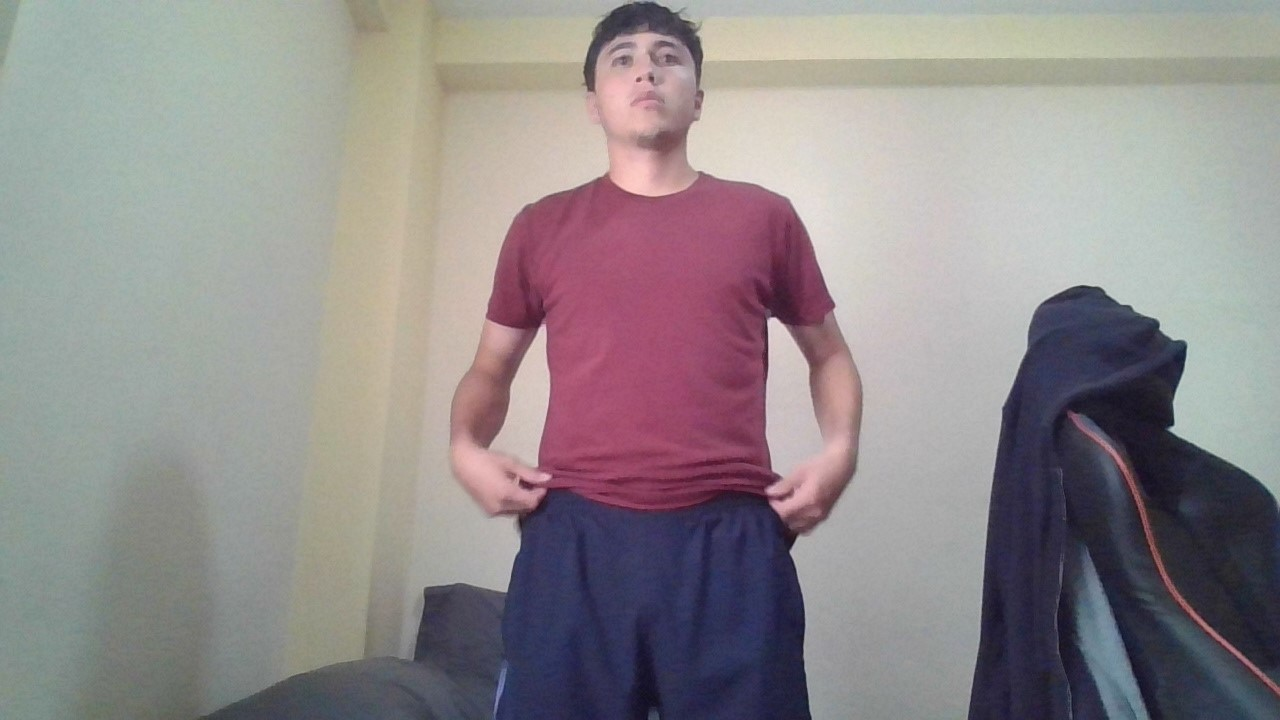
%> input picture proyecto-inteligencia-artificial/application/images/yo.jpg, 1280 x 720 px
$ octave ideas.m   (GNU Octave 9; MATLAB toolbox functions it lacks are replaced by stand-ins)
%> lines starting %> are read from the running program, lines starting %| are printed output that depends on the picture; in (x1, y1, x2, y2) boxes, pixels count from 0 and x2, y2 are one past the last pixel; in counts of white or black regions, pixels touching at a corner belong together; the program's own positions count from 1
%%
% Region props para separa areas grandes y evaluar esas  areas grandes con
% con quadtree
%%

clc; clear; close all;


img = imread('images\yo.jpg');
%> img is the input picture: size 720x1280x3 uint8; mean R, G, B 145.2, 138.9, 140.3

img = imresize(img, 0.25);
%> img: size 180x320x3 uint8

gray_img = rgb2gray(img);
bin_img = imbinarize(gray_img);
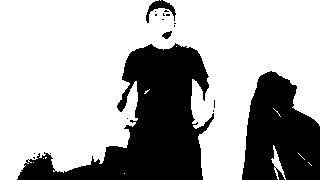
%> bin_img: size 180x320 logical; 68.7% white; 18 black regions (14 under 20 px), largest, box (x1, y1, x2, y2) and area: (17, 43, 214, 180) 11476, (242, 71, 320, 180) 6214, (146, 0, 176, 23) 229, (162, 31, 172, 39) 48
bin_img = im2bw(gray_img);
%> bin_img: size 180x320 logical; 67.4% white; 14 black regions (10 under 20 px), largest, box (x1, y1, x2, y2) and area: (14, 43, 215, 180) 12132, (242, 71, 320, 180) 6294, (146, 0, 176, 27) 243, (160, 29, 174, 40) 64
x = edge(gray_img, 'canny');
%> x: size 180x320 logical; 3% white in thin lines or dots, all inside (x1, y1, x2, y2) = (49, 1, 319, 179)
figure;
imshow(bin_img);

mask = bwconvhull(x,"objects");
%> mask: size 180x320 logical; 23.5% white; 4 white regions (1 under 20 px), largest, box (x1, y1, x2, y2) and area: (93, 1, 217, 179) 7716, (242, 71, 319, 179) 5409, (49, 149, 93, 179) 386
%imshow(mask);

%%
bi=gray_img<255;
%> bi: size 180x320 logical; every value is 1
bi = ~bin_img;
% subplot(2,2,1);
imshow(bi);

% [a,b]=bwlabel(bi,8);
% disp(b);
detected_edge=edge(gray_img,'canny', 0.2);
%> detected_edge: size 180x320 logical; 3.5% white in thin lines or dots, all inside (x1, y1, x2, y2) = (48, 1, 319, 179)
% subplot(2,2,2);
imshow(detected_edge);

edges=imclose(detected_edge,strel('disk',3));
%> edges: size 180x320 logical; 5.4% white; 6 white regions, box (x1, y1, x2, y2) and area: (48, 1, 319, 179) 2307, (242, 71, 319, 179) 553, (269, 137, 287, 179) 116, (122, 152, 128, 179) 67, (162, 158, 166, 179) 28, (167, 113, 188, 117) 24
% subplot(2,2,3);
imshow(edges);

%%
binary_operation=bwareaopen(bitxor(bi,edges),50);
%> binary_operation: size 180x320 logical; 32.7% white; 2 white regions
% subplot(2,2,4);
imshow(binary_operation);

props = regionprops(binary_operation,'BoundingBox', 'Area');
%> props = 2 regions; box (x1, y1, x2, y2) and Area: (14, 1, 319, 180) 13058, (242, 71, 320, 180) 5777
imshow(binary_operation);
hold on
for i = 1: length(props)
    rectangle('Position',props(i).BoundingBox,'EdgeColor', 'r' );
end
%> this loop made 2 passes
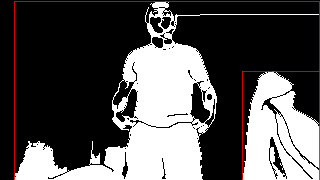
%> figure redrawn from the program's plot data
hold off


[aa,b]=bwlabel(binary_operation,8);
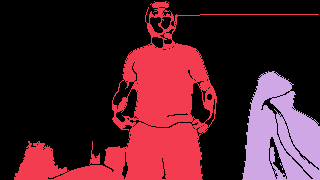
%> aa: size 180x320 double; 3 distinct labels, from 0 to 2; one colour per label, 0 black
%> b = 2
disp(b);
%| 2

[B, L] = bwboundaries(binary_operation); % Rastrea los bordes exteriores de cada objeto
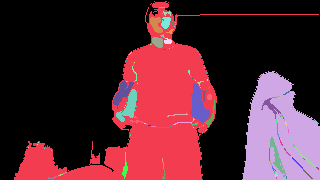
%> L: size 180x320 double; 166 distinct labels, from 0 to 165; one colour per label, 0 black
%> B = 165 boundaries; largest, box (x1, y1, x2, y2) and points: (14, 1, 319, 180) 1288, (242, 71, 320, 180) 370, (190, 83, 210, 123) 91, (270, 137, 286, 177) 90, (116, 89, 137, 122) 88
imshow(label2rgb(L, @jet, [.5 .5 .5]));
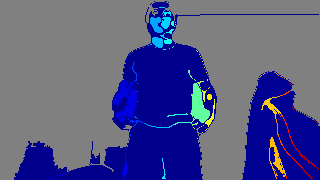
%> displayed picture: size 180x320x3, on the screen's scale of 0 to 255; mean R, G, B 84.5, 86.7, 133.6
hold on

for k = 1: length(B) boundary = B{k};
    plot(boundary(:, 2), boundary(:,1), 'w', 'LineWidth', 2)
end
%> this loop made 165 passes
%> boundary on passes 3 to 5: [148 29; 148 29], [145 38; 145 38], [143 39; 143 39]
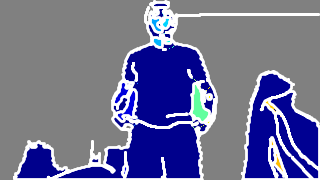
%> figure redrawn from the program's plot data

%%
clc; close all;
bw = binary_operation;
bw = bwareaopen(bw,100,4);
%> bw: size 180x320 logical; 32.3% white; 2 white regions, box (x1, y1, x2, y2) and area: (14, 1, 319, 180) 12866, (242, 71, 320, 180) 5741
imshow(bw)
se = strel('disk',2);
bw = imclose(x,se);
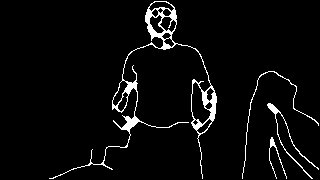
%> bw: size 180x320 logical; 4.2% white; 4 white regions, box (x1, y1, x2, y2) and area: (49, 1, 217, 179) 1827, (267, 103, 319, 179) 251, (242, 71, 319, 179) 218, (269, 137, 287, 179) 114
imshow(~bw)

%%
clc; close all;

BW = ~bw;
%> (the run ends here)

$ run again, with proyecto-inteligencia-artificial/application/images/2.jpg copied over proyecto-inteligencia-artificial/application/images/yo.jpg
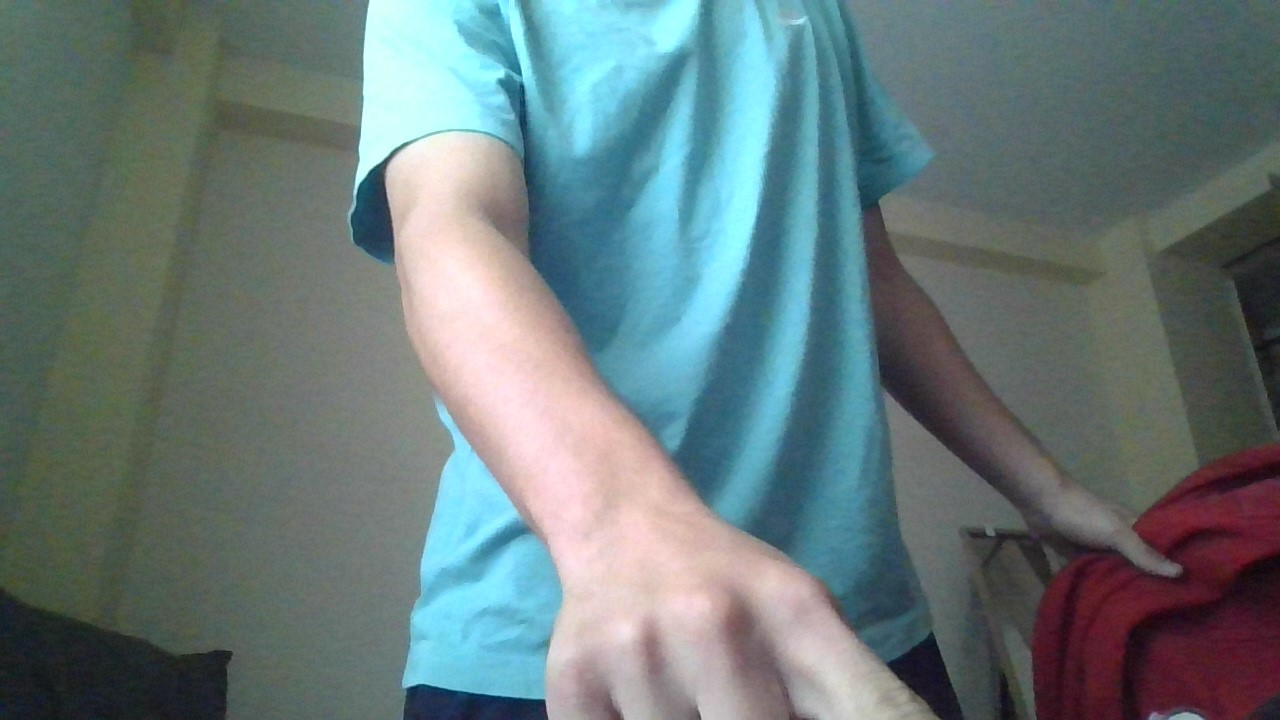
%> input picture proyecto-inteligencia-artificial/application/images/2.jpg, 1280 x 720 px
%> img is the input picture: size 720x1280x3 uint8; mean R, G, B 104, 121.1, 122
%> img: size 180x320x3 uint8
%> x: size 180x320 logical; 6.1% white in thin lines or dots
%> mask: size 180x320 logical; 36.7% white; 27 white regions (6 under 20 px), largest, box (x1, y1, x2, y2) and area: (88, 1, 241, 179) 10464, (209, 1, 319, 144) 6954, (134, 1, 175, 39) 979
%> detected_edge: size 180x320 logical; 5.6% white in thin lines or dots
%> edges: size 180x320 logical; 8.7% white; 17 white regions (7 under 20 px), largest, box (x1, y1, x2, y2) and area: (114, 1, 319, 179) 3463, (88, 1, 141, 179) 890, (246, 157, 260, 179) 164
%> binary_operation: size 180x320 logical; 71.7% white; 43 black regions (36 under 20 px)
%> props = 6 regions; box (x1, y1, x2, y2) and Area: (114, 0, 320, 180) 22654, (0, 0, 141, 180) 17903, (180, 146, 210, 180) 396, (119, 36, 135, 63) 144, (152, 155, 176, 180) 111, (143, 163, 156, 180) 85
%> the loop `for i = 1: length(props)` made 6 passes
%> aa: size 180x320 double; 7 distinct labels, from 0 to 6
%> b = 6
%| 6
%> `[B, L] = bwboundaries(binary_operation);`:
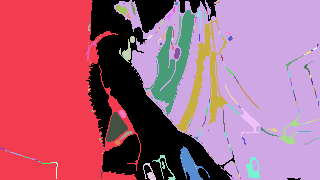
%> L: size 180x320 double; 258 distinct labels, from 0 to 257; one colour per label, 0 black
%> B = 257 boundaries; largest, box (x1, y1, x2, y2) and points: (0, 0, 141, 180) 991, (114, 0, 320, 180) 913, (175, 17, 228, 133) 490, (145, 10, 195, 116) 352, (152, 155, 176, 180) 134
%> the loop `for k = 1: length(B) boundary = B{k};` made 257 passes
%> boundary on passes 8, 9, 11: [151 6; 151 7; 151 6], [152 8; 152 9; 152 10; 152 9; 152 8], [157 24; 157 25; 157 24]
%> `bw = imclose(x,se);`:
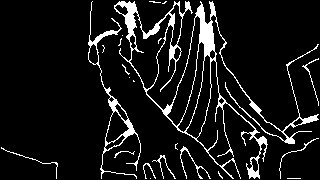
%> bw: size 180x320 logical; 8.8% white; 22 white regions (13 under 20 px), largest, box (x1, y1, x2, y2) and area: (114, 1, 319, 179) 3675, (88, 1, 141, 179) 812, (180, 146, 211, 179) 122

$ run again, with proyecto-inteligencia-artificial/application/images/3.jpg copied over proyecto-inteligencia-artificial/application/images/yo.jpg
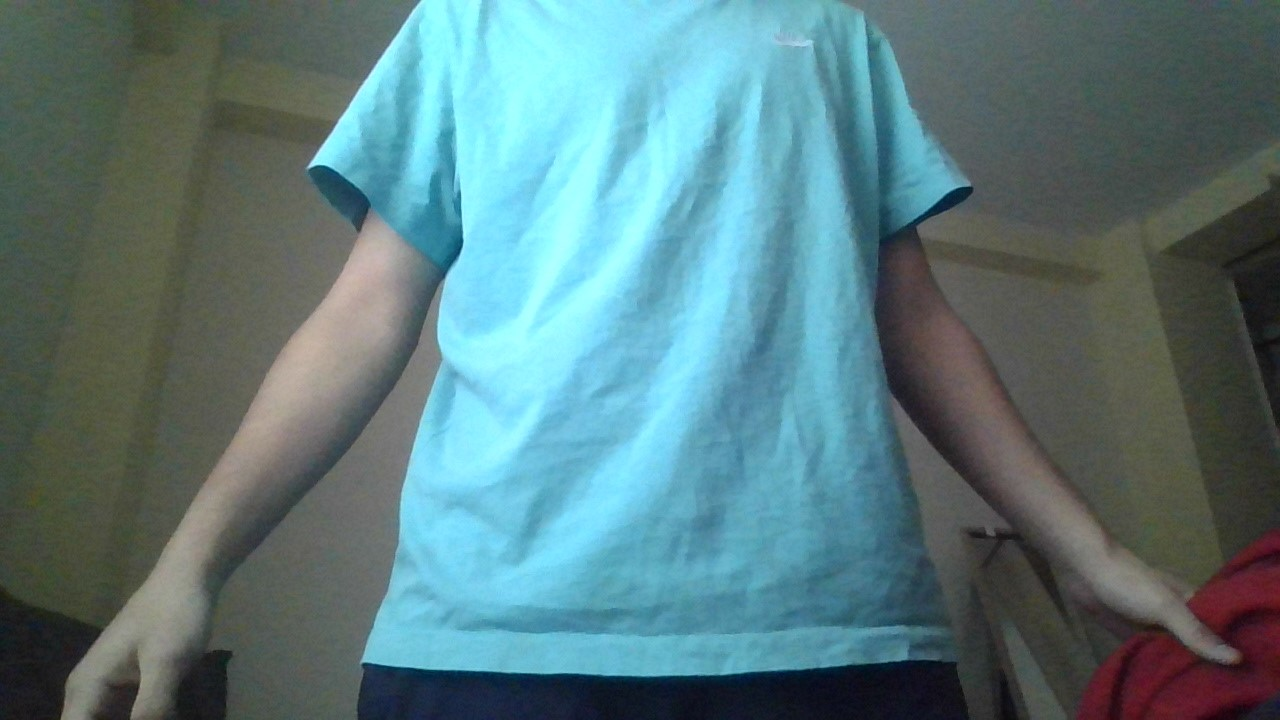
%> input picture proyecto-inteligencia-artificial/application/images/3.jpg, 1280 x 720 px
%> img is the input picture: size 720x1280x3 uint8; mean R, G, B 90, 122.1, 125.5
%> img: size 180x320x3 uint8
%> bin_img: size 180x320 logical; 34.9% white; 12 white regions (9 under 20 px), largest, box (x1, y1, x2, y2) and area: (16, 0, 224, 180) 19638, (218, 6, 242, 53) 311, (275, 140, 290, 151) 75
%> x: size 180x320 logical; 6.5% white in thin lines or dots
%> mask: size 180x320 logical; 41.9% white; 30 white regions (1 under 20 px), largest, box (x1, y1, x2, y2) and area: (89, 15, 243, 179) 9426, (202, 1, 319, 166) 7471, (1, 41, 93, 179) 1963
%> detected_edge: size 180x320 logical; 6.5% white in thin lines or dots
%> edges: size 180x320 logical; 9.7% white; 8 white regions, largest, box (x1, y1, x2, y2) and area: (107, 1, 319, 166) 2830, (1, 1, 243, 179) 2205, (132, 1, 176, 82) 320
%> binary_operation: size 180x320 logical; 65.4% white; 36 black regions (29 under 20 px)
%> props = 5 regions; box (x1, y1, x2, y2) and Area: (21, 0, 320, 180) 24803, (0, 0, 125, 180) 12366, (132, 1, 176, 82) 320, (128, 30, 145, 63) 98, (165, 126, 181, 139) 75
%> the loop `for i = 1: length(props)` made 5 passes
%> aa: size 180x320 double; 6 distinct labels, from 0 to 5
%> b = 5
%| 5
%> L: size 180x320 double; 223 distinct labels, from 0 to 222
%> B = 222 boundaries; largest, box (x1, y1, x2, y2) and points: (21, 0, 320, 180) 2292, (0, 0, 125, 180) 662, (196, 4, 244, 127) 449, (133, 30, 191, 142) 250, (132, 1, 176, 82) 207
%> the loop `for k = 1: length(B) boundary = B{k};` made 222 passes
%> boundary on passes 7, 8, 11: [151 6; 151 7; 151 6], [152 8; 152 9; 152 10; 152 9; 152 8], [157 23; 157 23]
%> `bw = imclose(x,se);`:
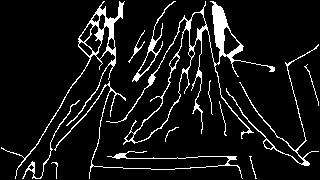
%> bw: size 180x320 logical; 8.8% white; 13 white regions, largest, box (x1, y1, x2, y2) and area: (106, 1, 275, 145) 2026, (1, 1, 125, 179) 1070, (54, 81, 243, 179) 690
